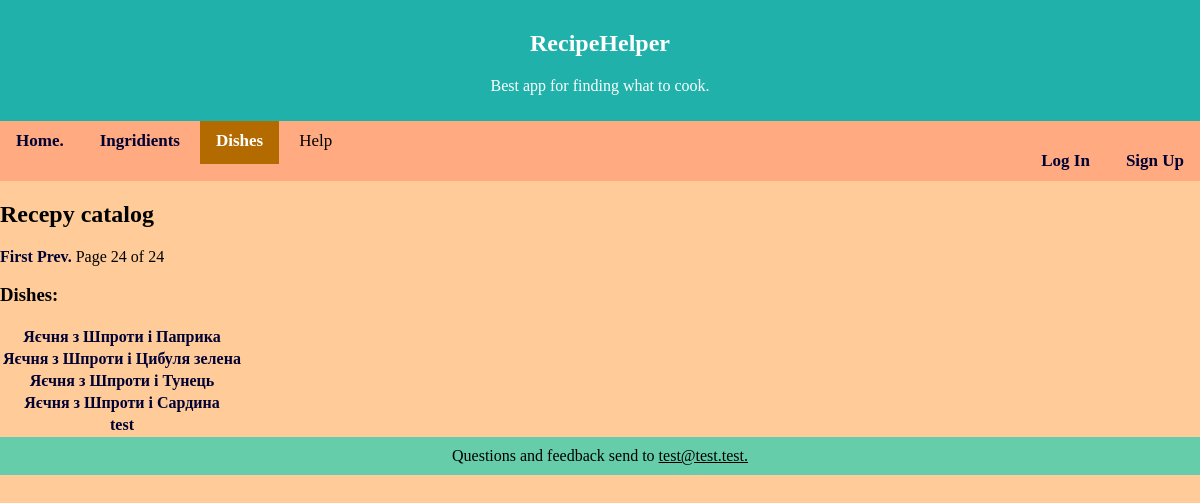
/recipe/?page=24, run on an earlier commit of the app's database.
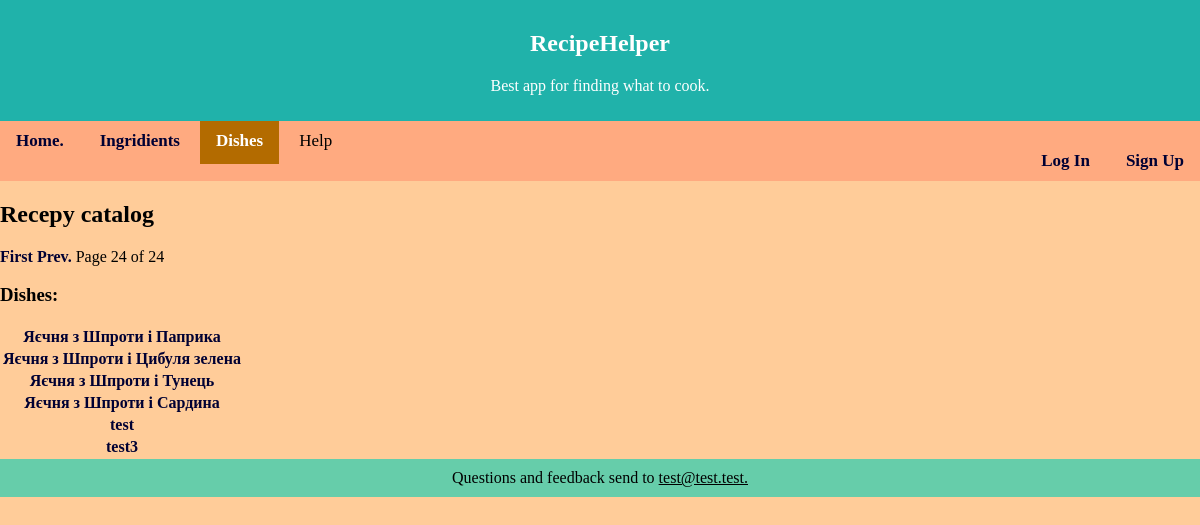
And on a later commit of the database.
### Picker/models.py (models this page shows, shortened)
class Dish(models.Model):
    name = models.CharField(max_length = 100)
    description = models.TextField(blank=True, default='')

### Picker/views.py (the view, shortened to what this page needs)
# urls.py: path('recipe/', views.catalog_recipe, name='catalog'),
def catalog_recipe(request):
    dish_list = Dish.objects.all().order_by('id')
    paginator = Paginator(dish_list, 20)
    page = request.GET.get('page')
    menu = paginator.get_page(page)
    template = loader.get_template('catalog.html')
    context = {
        'menu': menu,
    }
    return HttpResponse(template.render(context, request))

### templates/catalog.html (shortened to what this page needs)
{% extends 'base.html' %}
{% load static %}
{% block nav %}
    <a href="{% url 'index' %}">Home.</a>
    <a href="{% url 'ing_cat' %}">Ingridients</a>
    <a class="active" href="{% url 'catalog' %}">Dishes</a>
    <a>Help</a>
{% endblock %}
{% block content %}
<h2>Recepy catalog</h2>
<div class="pagination">
    <span class="step-links">
        {% if menu.has_previous %}
            <a href="?page=1">First</a>
            <a href="?page={{ menu.previous_page_number }}">Prev.</a>
        {% endif %}
        <span class="current">
            Page {{ menu.number }} of {{ menu.paginator.num_pages }}
        </span>
    </span>
</div>
<h3>Dishes:</h3>
{% if menu %}
<table>
    {% for dish in menu %}
    <tr>
    <th><a href="/recipe/{{ dish.id }} "> {{ dish.name }} </a></th>
    </tr>
    {% endfor %}
</table>
{% endif %}
{% endblock %}

### templates/base.html (shortened to what this page needs)
<!DOCTYPE html>
{% load static %}
<html>
<head>
    <link rel="stylesheet" href="{% static 'first.css' %}" type="text/css">
</head>
<body>
<header>
    <h2>RecipeHelper</h2>
    <p>Best app for finding what to cook.</p>
</header>
<nav>
    <div class="navi">
    {% block nav %}{% endblock %}
    </div>
    <div class="log">
{% if user.is_authenticated %}
    <a href="{% url 'logout' %}">Log Out</a>
{% else %}
    <a href="{% url 'login' %}">Log In</a>
    <a href="{% url 'signup' %}">Sign Up</a>
{% endif %}
    </div>
</nav>
{% block content %}{% endblock %}
<footer>
    Questions and feedback send to <span class="email">test@test.test.</span>
</footer>
</body>
</html>

### static/first.css (style rules this page uses)
html, body { background-color: #ffcc99; margin: 0; padding: 0; top: 0; left: 0; }
header, footer { text-align: center; padding: 10px 0px; width: 100%; margin: 0px; }
header { color: white; background-color: lightseagreen; }
footer { color: black; background-color: mediumaquamarine; }
nav { width: 100%; background-color: #ffaa80; padding: 10px 0px; overflow: hidden; }
nav div { padding: 0; margin: 0; top: 0; left: 0; }
nav a { color: black; text-align: center; padding: 14px 16px; text-decoration: none; font-size: 17px; }
nav a.active { background-color: #b36b00; color: white; }
nav div.log { float: right; }
a:link, a:visited { text-decoration: none; font-weight: bold; color: #000033; }
span.email { text-decoration: underline; }

What changed in the data, as far as the page shows it:
added Dish: name "test3"
